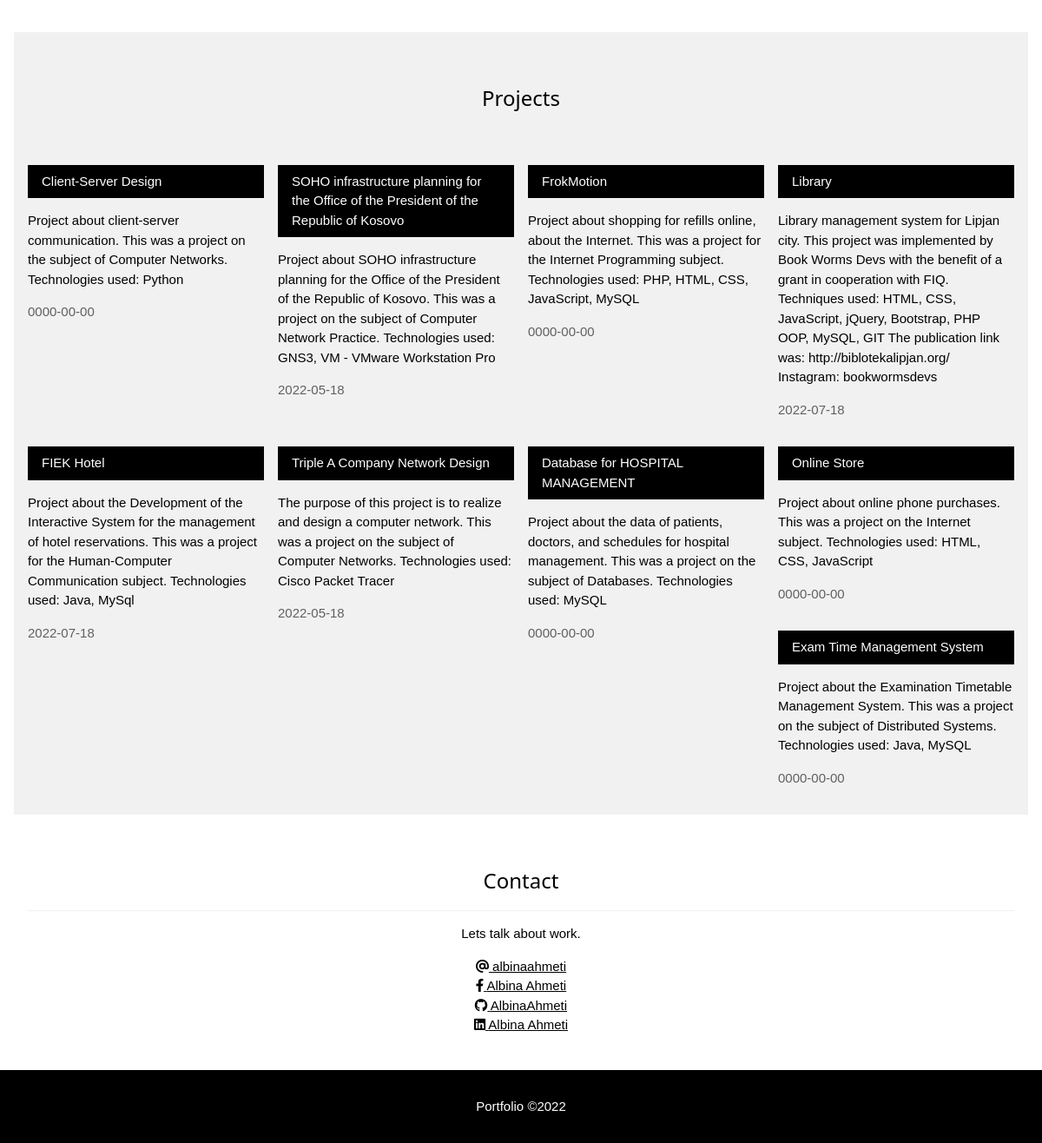
Before: / (lower part) with the older database file.
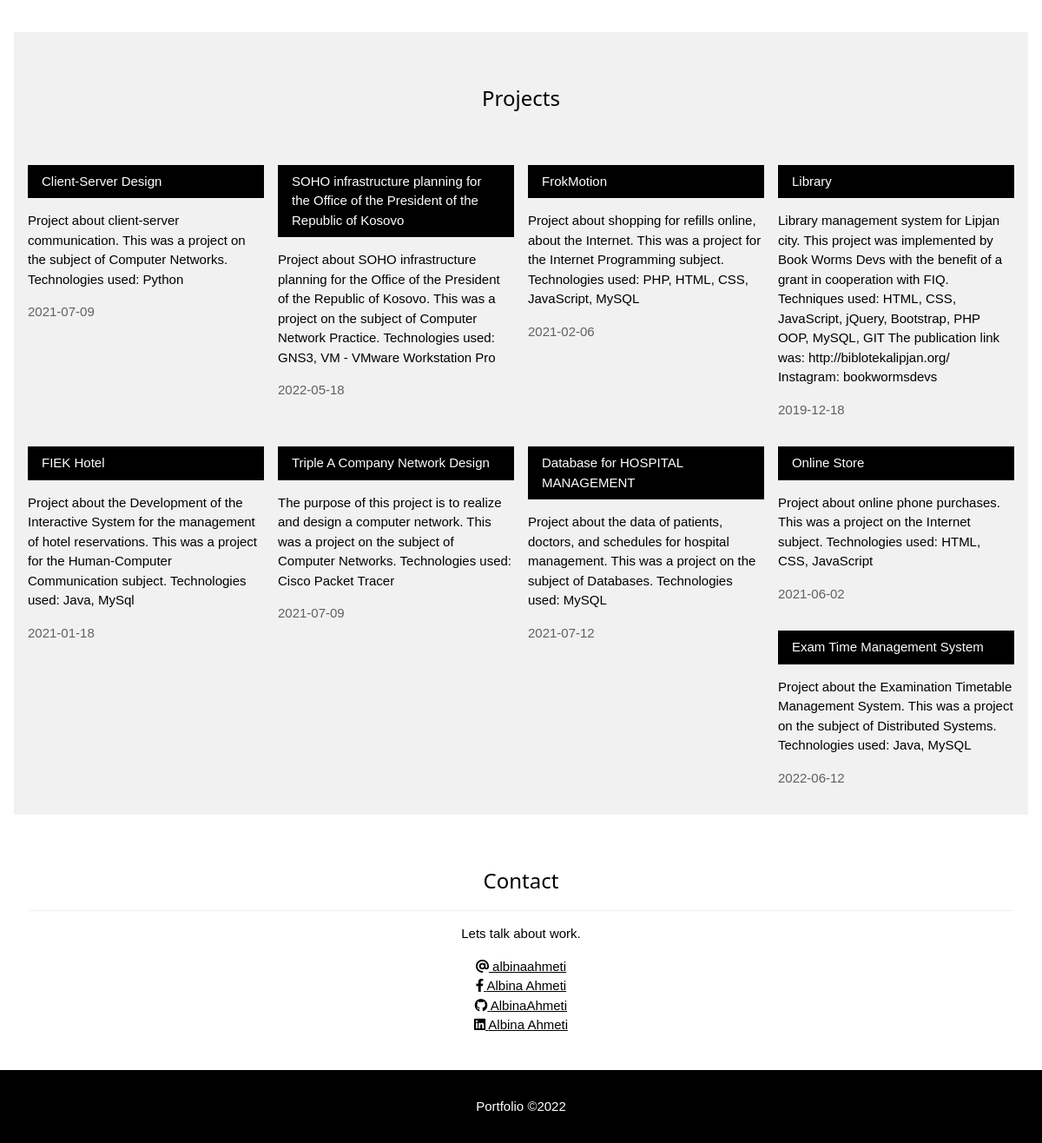
After: the same page with the newer database file.
### tables this page shows
CREATE TABLE `projects` (
  `id` int(11) NOT NULL,
  `project_name` varchar(255) NOT NULL,
  `project_description` text NOT NULL,
  `project_image` varchar(255) NOT NULL,
  `created_at` date NOT NULL DEFAULT current_timestamp()
);

### connection.php (called while the page is built, shortened)
<?php
global $dbcon;
function projects(){
    global $dbcon;
    $sql="SELECT * FROM projects  ORDER BY  id DESC";
    $projects=mysqli_query($dbcon,$sql);
    return $projects;
}

### index.php (the view, shortened to what this page needs)
<?php include "connection.php"; ?>
<!DOCTYPE html>
<html>
   <head>
      <link rel="stylesheet" href="portofolio-style.css">
      <link rel="stylesheet" href="https://cdnjs.cloudflare.com/ajax/libs/font-awesome/6.1.1/css/all.min.css" />
   </head>
   <body>
      <div class="ap-content ap-padding" style="max-width:1564px">
         <div class="ap-container ap-padding-32 ap-center" id="about">
         </div>
         <div class="ap-container ap-padding-32 ap-light-gray ap-center"  id="projects" >
            <h3 class="ap-border-bottom ap-border-light-grey ap-padding-16">Projects</h3>
         </div>
         <div class="ap-row-padding ap-light-gray">
            <?php if (projects()) { ?>
            <?php foreach (projects() as $project) { ?>
            <div class="ap-col l3 m6 ap-margin-bottom">
               <div class="ap-display-container">
                  <div class="ap-black ap-padding"><?php echo $project['project_name']; ?></div>
                  <p><?php echo $project['project_description']; ?></p>
                  <p class="ap-opacity"><?php echo $project['created_at']; ?></p>
               </div>
            </div>
            <?php
               }?>
            <?php
               }?>
         </div>
         <div class="ap-container ap-padding-32 ap-center" id="contact">
            <h3 class="ap-border-bottom ap-border-light-grey ap-padding-16">Contact</h3>
            <p>Lets talk about work.</p>
            <div><span><i class="fa-solid fa-at"></i><a href = "mailto:albina.ahmeti5@student.uni-pr.edu"> albinaahmeti</a> </span></div>
            <div><span><i class="fa-brands fa-facebook-f"></i><a href = "https://www.facebook.com/albina.ahmeti.3158/"> Albina Ahmeti </a> </span></div>
            <div><span><i class="fa-brands fa-github"></i><a href = "https://github.com/AlbinaAhmeti"> AlbinaAhmeti</a> </span></div>
            <div><span><i class="fa-brands fa-linkedin"></i><a href = "https://www.linkedin.com/feed/?trk=guest_homepage-basic_nav-header-signin"> Albina Ahmeti </a> </span></div>
         </div>
      </div>
      <footer class="ap-center ap-black ap-padding-16">
         <p>Portfolio &copy;<?php echo date('Y'); ?></p>
      </footer>
   </body>
</html>

### portofolio-style.css (style rules this page uses)
html { box-sizing: border-box; }
*, *:before, *:after { box-sizing: inherit; }
html { -ms-text-size-adjust: 100%; -webkit-text-size-adjust: 100%; }
body { margin: 0; }
article, aside, details, figcaption, figure, footer, header, main, menu, nav, section { display: block; }
a { background-color: transparent; }
html, body { font-family: Verdana, sans-serif; font-size: 15px; line-height: 1.5; }
html { overflow-x: hidden; }
h3 { font-size: 24px; }
h1, h2, h3, h4, h5, h6 { font-family: "Segoe UI", Arial, sans-serif; font-weight: 400; margin: 10px 0; }
a { color: inherit; }
.ap-tooltip, .ap-display-container { position: relative; }
.ap-container:after, .ap-container:before, .ap-panel:after, .ap-panel:before, .ap-row:after, .ap-row:before, .ap-row-padding:after, .ap-row-padding:before, .ap-cell-row:before, .ap-cell-row:after, .ap-clear:after, .ap-clear:before, .ap-bar:before, .ap-bar:after { content: ""; display: table; clear: both; }
.ap-col, .ap-half, .ap-third, .ap-twothird, .ap-threequarter, .ap-quarter { float: left; width: 100%; }
@media (min-width: 601px) { .ap-col.m6, .ap-half { width: 49.99999%; } }
@media (min-width: 993px) { .ap-col.l3 { width: 24.99999%; } }
.ap-content, .ap-auto { margin-left: auto; margin-right: auto; }
.ap-content { max-width: 980px; }
.ap-row-padding, .ap-row-padding > .ap-half, .ap-row-padding > .ap-third, .ap-row-padding > .ap-twothird, .ap-row-padding > .ap-threequarter, .ap-row-padding > .ap-quarter, .ap-row-padding > .ap-col { padding: 0 8px; }
.ap-container, .ap-panel { padding: 0.01em 16px; }
.ap-opacity, .ap-hover-opacity:hover { opacity: 0.6; }
.ap-center { text-align: center !important; }
.ap-border-bottom { border-bottom: 1px solid #ccc !important; }
.ap-margin-bottom { margin-bottom: 16px !important; }
.ap-padding { padding: 8px 16px !important; }
.ap-padding-16 { padding-top: 16px !important; padding-bottom: 16px !important; }
.ap-padding-32 { padding-top: 32px !important; padding-bottom: 32px !important; }
.ap-black, .ap-hover-black:hover { color: #fff !important; background-color: #000 !important; }
.ap-light-grey, .ap-hover-light-grey:hover, .ap-light-gray, .ap-hover-light-gray:hover { color: #000 !important; background-color: #f1f1f1 !important; }
.ap-border-light-grey, .ap-hover-border-light-grey:hover, .ap-border-light-gray, .ap-hover-border-light-gray:hover { border-color: #f1f1f1 !important; }

Changed rows visible on the page:
changed projects "Client-Server Design": created_at "0000-00-00" → "2021-07-09"
changed projects "FrokMotion": created_at "0000-00-00" → "2021-02-06"
changed projects "Library": created_at "2022-07-18" → "2019-12-18"
changed projects "FIEK Hotel": created_at "2022-07-18" → "2021-01-18"
changed projects "Triple A Company Network Design": created_at "2022-05-18" → "2021-07-09"
changed projects "Database for HOSPITAL MANAGEMENT": created_at "0000-00-00" → "2021-07-12"
changed projects "Online Store": created_at "0000-00-00" → "2021-06-02"
changed projects "Exam Time Management System": created_at "0000-00-00" → "2022-06-12"
